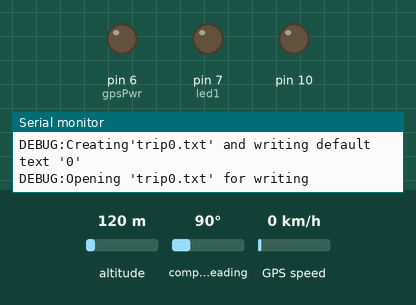
The sketch below on a simulated Arduino Mega 2560, built with avr-gcc and run on an emulated ATmega2560. On the bench: output pins drawn as LEDs (lit = HIGH), the last lines printed to the serial monitor. Dashed ring = blinking. Inputs (shaded band) come from the test bench; at power-on: altitude 120 m, compass heading 90°, GPS speed 0 km/h. Storage starts empty; the GPS gets a fix after 3 s at 37.7749, -122.4194 with 8 satellites.

Above: at 0.1 s.
At 19.5 s:
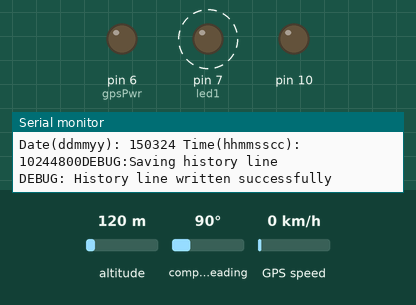
19.6 s: altitude set to 20 m
Timing chart, 0 to 28.6 s (numbered marks = the images above; inputs shaded):
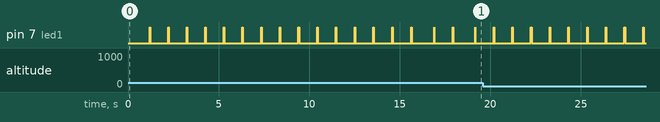

Measured:
- by itself, pin 7 (led1): alternates HIGH for 0.03 s and LOW for 1.0 s

The sketch:

UNOSketch.ino
```cpp
#include <SoftwareSerial.h>
#include "TinyGPS.h"
#include<stdlib.h>
#include <SPI.h>
#include <SD.h>

#define SHOW_DEBUG
#define SHOW_INFO
#define SHOW_WARNING

#ifdef SHOW_DEBUG
  #define DEBUG(x) Serial.print(x)
  #define DEBUG_DEC(x) Serial.print(x, DEC)
  #define DEBUGLN(x) Serial.println(x)
#else
  #define DEBUG(x)
  #define DEBUG_DEC(x)
  #define DEBUGLN(x)
#endif

#ifdef SHOW_INFO
  #define INFO(x) Serial.print(x)
  #define INFO_DEC(x) Serial.print(x, DEC)
  #define INFOLN(x) Serial.println(x)
#else
  #define INFO(x)
  #define INFO_DEC(x)
  #define INFOLN(x)
#endif

#ifdef SHOW_WARNING
  #define WARN(x) Serial.print(x)
  #define WARN_DEC(x) Serial.print(x, DEC)
  #define WARNLN(x) Serial.println(x)
#else
  #define WARN(x)
  #define WARN_DEC(x)
  #define WARNLN(x)
#endif

TinyGPS gps;

// Uno
//const int chipSelect = 10;
// Goldilocks
const int chipSelect = 14;


long startMillis;
long secondsToFirstLocation = 0;

float lastLat = 0.0;
float lastLong = 0.0;
boolean firstRead = true;

int currHistoryNumber = 0;
char currHistoryFilename[12];

File myFile;

char tempCharString[100];
char tempChar;

void calcTripFilename()
{
  if((currHistoryNumber > 999) || (currHistoryNumber < 0))
  {
    currHistoryNumber = 0;
  }
  sprintf(currHistoryFilename, "his%04i.txt", currHistoryNumber);
}


float haversine(float flat1, float flon1, float flat2, float flon2)
{
  Serial.println();
  Serial.println("Haverside Called");
  Serial.print("\tLat 1: ");
  Serial.println(flat1);
  Serial.print("\tLon 1: ");
  Serial.println(flon1);
  Serial.print("\tLat 2: ");
  Serial.println(flat2);
  Serial.print("\tLon 2: ");
  Serial.println(flon2);


  // Source: http://www.movable-type.co.uk/scripts/latlong.html

  // Formula:
  // distance = c * r
  // R = radius of earth
  // c = 2 * atan2(sqrt(a),sqrt(1-a))
  // a = a1^2 + a2a*a2c*a2c^2
  // a1 = sin(dPhi/2)
  // a2a = cos(Phi1)
  // a2b = cos(Phi2);
  // a2c = sin^2(dPsi/2)
  // dPhi = Phi2 - Phi1
  // Phi = lat in radians
  // Psi = long in radians

  float a=0;
  float a1=0;
  float a2=0;
  float c=0;

  float dPhi = radians(flat2-flat1);
  Serial.print("dPhi: ");
  Serial.println(dPhi);
  float Phi1 = radians(flat1);
  float Phi2 = radians(flat2);
  float dPsi = radians((flon2)-(flon1));
  Serial.print("dPsi: ");
  Serial.println(dPsi);

  a1 = (sin(dPhi/2.0) * sin(dPhi/2.0));  // a1^2
  a2 = cos(Phi1); // a2a
  a2 *= cos(Phi2); // a2a*a2b
  a2 *= sin(dPsi/2.0); // a2a*a2b*a2c
  a2 *= sin(dPsi/2.0); // a2a*a2b*a2c^2
  a = a1 + a2; // a

  c = (2*atan2(sqrt(a),sqrt(1.0-a)));

  return c * 20925525; // distance = c * r. Return distance in feet
}

int getFileContents(char *filename)
{
  int tempCounter = 0;
  // open the welcome file for reading
  myFile = SD.open(filename, FILE_READ);
  DEBUG("DEBUG:Grabbing contents of file '");
  DEBUG(filename);
  DEBUGLN("'");
  if (myFile) {
    // push the contents of the file out the serial port
    while (myFile.available()) {
      //Serial.write(myFile.read());
       if(tempCounter > 100)
         break;
       tempCharString[tempCounter] = myFile.read(); // Store it
       tempCounter++; // Increment where to write next
    }
    // close the file:
    myFile.close();
    return 0;
  } else {
        WARN("ERROR:Unable to open '");
        WARN(filename);
        WARNLN("' for reading");
        return -1;
  };
}

int writeSDCard(char *filename, String txtToWrite, boolean append = true)
{
  DEBUG("DEBUG:Opening '");
  DEBUG(filename);
  DEBUGLN("' for writing");

  if(append == false)
  {
    SD.remove(filename);
  }
    myFile = SD.open(filename, FILE_WRITE);
    if(myFile)
    {
      myFile.print(txtToWrite);
      myFile.close();
      DEBUG("DEBUG: Text '");
      DEBUG(txtToWrite);
      DEBUGLN("' written successfully");
      return 0;
    }
    else
    {
      WARN("ERROR:Unable to open '");
      WARN(filename);
      WARNLN("' for writing");
      return -1;
    }
}

int sdCardFileSetup(char *filename, String defaultText)
{
  DEBUG("DEBUG:Checking if '");
  DEBUG(filename);
  DEBUG("' exists: ");

  if (SD.exists(filename)) {
      DEBUGLN("YES");
      return 0;
    }
    else {
      DEBUGLN("NO");

      DEBUG("DEBUG:Creating'");
      DEBUG(filename);
      DEBUG("' and writing default text '");
      DEBUG(defaultText);
      DEBUGLN("'");

      if(writeSDCard(filename, defaultText, false) == 0)
      {
        DEBUGLN("DEBUG: Default text write success");
        return 0;
      }
      else
      {
        WARN("ERROR:Unable to write default text to '");
        WARN(filename);
        WARNLN("'");
        return -1;
      }
    }
}

int sdCardSetup()
{
  DEBUGLN("DEBUG:Initializing SD card...");
  if (!SD.begin(chipSelect)) {
    WARNLN("ERROR:SDCARD_FAILED:initialization failed.");
    return -1;
  } else {
    DEBUGLN("DEBUG:Wiring is correct and a SD card is present.");
    pinMode(10, OUTPUT);

    // Setup all of the required files with their default texts
    sdCardFileSetup("welcome.txt","Default Welcome Text");
    sdCardFileSetup("history.txt","0");
    sdCardFileSetup("trip0.txt","0");
    sdCardFileSetup("trip1.txt","0");
    sdCardFileSetup("trip2.txt","0");

    return 0;
  }
}

int loadHistoryNumber()
{
  DEBUG("DEBUG:Loading history number '");

  if (getFileContents("history.txt") == 0) {
    currHistoryNumber = atol(tempCharString);
    if((currHistoryNumber > 999) || (currHistoryNumber < 0))
    {
      currHistoryNumber = 0;
    }
    DEBUG("DEBUG:History number set to '");
    DEBUG_DEC(currHistoryNumber);
    DEBUGLN("'");
    return 0;
  }
  else
  {
    WARNLN("ERROR:Unable to load history value. Setting to 0");
    currHistoryNumber = 0;
    return -1;
  }
}

int saveHistoryNumber()
{
  DEBUG("DEBUG:Saving history number");
  if((currHistoryNumber > 999) || (currHistoryNumber < 0))
  {
    WARNLN("ERROR:History number is out of bounds! Saving as 0");
    currHistoryNumber = 0;
  }
  writeSDCard("history.txt", String(currHistoryNumber), false);
  return 0;
}

int led1 = 7;
int gpsPwr = 6;

void setup()
{
  // Start the software serial to communicate with the GPS
  Serial1.begin(4800);

  // start hard serial port to communicate with the computer
  Serial.begin(115200);

  pinMode(led1, OUTPUT);
  pinMode(gpsPwr, OUTPUT);

  // Set to LOW to enable GPS. Set to HIGH to disable
  digitalWrite(gpsPwr, LOW);

  if(sdCardSetup()==0)  //No errors setting up the SD card
  {
    INFOLN("INFO:SD Card is setup and files are present");

    loadHistoryNumber();
    INFO("INFO:Current History Number:");
    INFOLN(currHistoryNumber);

    INFOLN("INFO:Incrementing history number by 1");
    currHistoryNumber++;
    INFO("INFO:Current History Number:");
    INFOLN(currHistoryNumber);
    saveHistoryNumber();

    loadHistoryNumber();
    INFO("INFO:Current History Number:");
    INFOLN(currHistoryNumber);
  }
  else
  {
    WARNLN("ERROR:SDCARD_BADFILEINIT:There was an error setting up the files on the SD Card");
  }
}

void loop()
{
  bool newdata = false;
  unsigned long start = millis();

  // Every second we print an update
  while (millis() - start < 1000)
  {
    if (feedgps())
      newdata = true;
  }

  gpsdump();
}

static bool feedgps()
{
  while (Serial1.available())
  {
    if (gps.encode(Serial1.read()))
      return true;
  }
  return false;
}

int saveHistoryLine(float flat, float flon, unsigned long date, unsigned long ftime)
{

  DEBUGLN("DEBUG:Saving history line");

  if(millis() > 6000)
  {
    myFile = SD.open("history.txt", FILE_WRITE);
    if(myFile)
    {
      myFile.print(flat,6);
      myFile.print(",");
      myFile.print(flon,6);
      myFile.print(",");
      myFile.print(date);
      myFile.print(",");
      myFile.print(ftime);
      myFile.print(",");
      myFile.println(millis());
      myFile.close();
      DEBUGLN("DEBUG: History line written successfully");
      return 0;
    }
    else
    {
      WARNLN("ERROR:Unable to open history.txt for writing");
      return -1;
    }
  }
  else
  {
    WARNLN("ERROR:Doing a poor man's wait for GPS lock");
  }
}

void gpsdump()
{
  digitalWrite(led1, HIGH);   // turn the LED on (HIGH is the voltage level)
  unsigned long chars = 0;
  unsigned short sentences, failed;


  Serial.println("Got new GPS Data");

  float flat, flon, fmph;
  unsigned long age, date, time;
  float distance;

  gps.f_get_position(&flat, &flon, &age);
  fmph = gps.f_speed_mph(); // speed in miles/hr
  gps.get_datetime(&date, &time, &age);

  // Debug latitute
  Serial.print("\tLat=");
  Serial.println(flat == TinyGPS::GPS_INVALID_F_ANGLE ? 0.0 : flat, 6);

  // Debug longitude
  Serial.print("\tLong=");
  Serial.println(flon == TinyGPS::GPS_INVALID_F_ANGLE ? 0.0 : flon, 6);


  // Debug speed
  Serial.print("\tSpeed=");
  Serial.print(fmph,6);
  Serial.println(" mph");

  Serial.print("Date(ddmmyy): "); Serial.print(date); Serial.print(" Time(hhmmsscc): ");
  Serial.print(time);

  saveHistoryLine(flat, flon, date, time);


  if(firstRead)
  {
    firstRead = false;
  }
  else
  {
    distance =  haversine(lastLat, lastLong, flat, flon);
    Serial.print("Distance traveled since last point: ");
    Serial.print(distance);
    Serial.print(" feet");
  }
  lastLat = flat;
  lastLong = flon;

  Serial.println();

  digitalWrite(led1, LOW);   // turn the LED on (HIGH is the voltage level)
}
```
